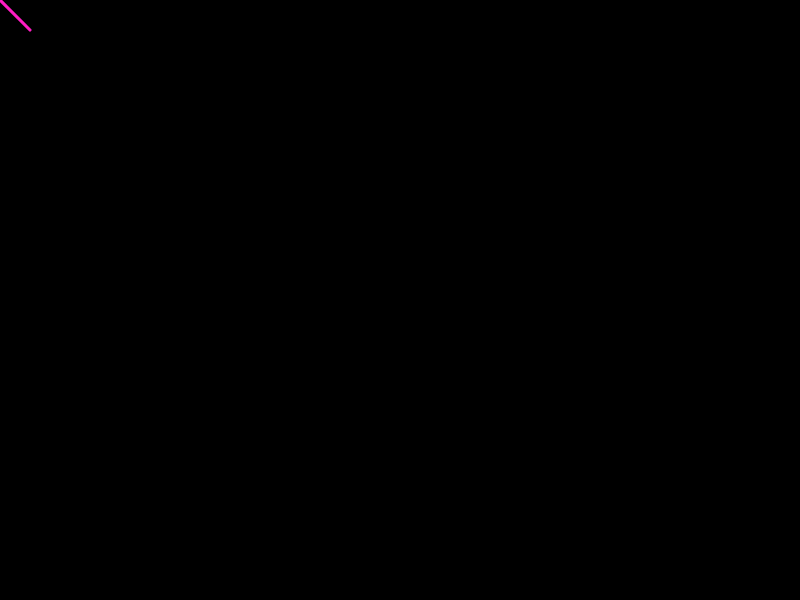
Frame 1 (no input)
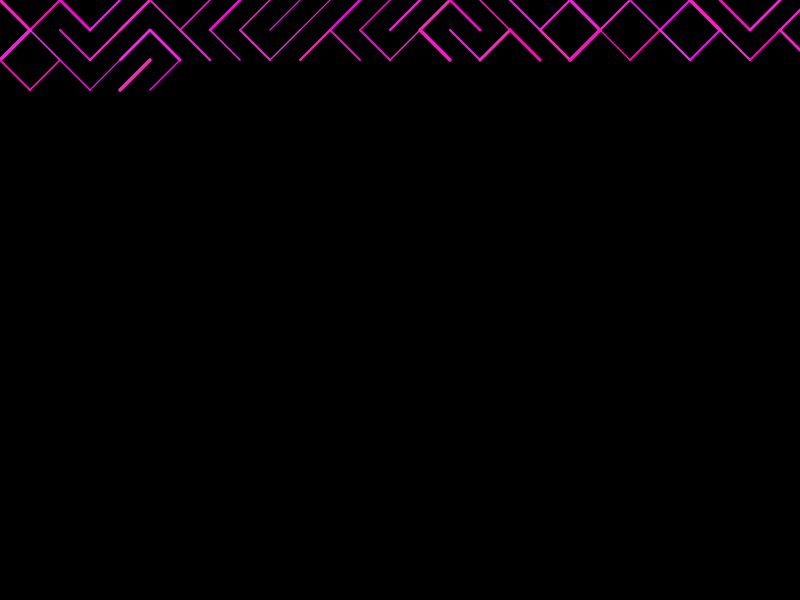
Frame 60 (no input)
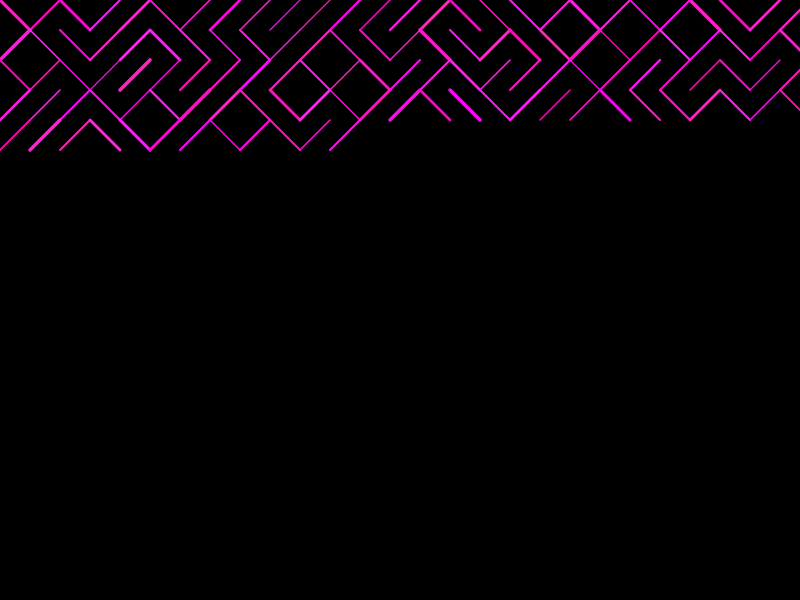
Frame 120 (the mouse pressed at the canvas centre since frame 60)

The p5.js sketch that drew these frames (run headless with seeded random() and noise() and a simulated clock; from frame 60 on, the mouse is pressed at the canvas centre):

// p5.js sketch
// ── sketch.js
//es6
var x=0;
var y=0;
var spacing=30;


function setup() {
	createCanvas(800, 600);
	background(0);

}

function draw() {

	//updatePixels(); //apply to canvas*/
stroke(255,random(0,40),random(180,255));
strokeWeight(random(random(2,4),random(1,2)));
	//probability 

//half the time backward slash half the time forward slash.

//by changing probability you change the design
	if(random(2) < 0.9){//choose a random number greater than .5 less than 1

		line(x,y, x+spacing,y+spacing);
		//0,0,10,10
	}
	else{
		line(x,y+spacing,x+spacing,y);
		//0,10,10,0
	}

x = x+spacing; //every frame move to the next spot...increasing x every time
if (x >width){ //when the it reaches the end restart the pattern
	x=0;
	y=y+spacing;
}


}
